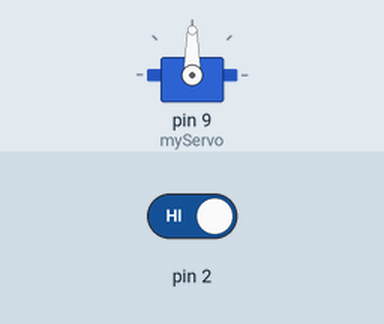
A sketch run on a simulated Arduino Uno, built with avr-gcc and run on an emulated ATmega328P. Parts: servo. Inputs (shaded band) come from the test bench; at power-on: pin 2 HIGH.

Above: at 4.8 s.
4.9 s: pin 2 driven LOW
At 6.6 s:
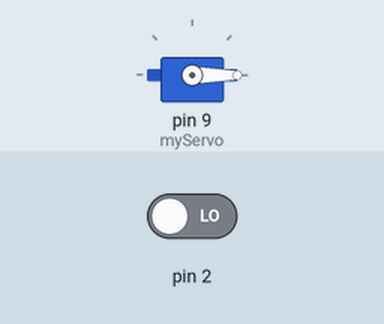
7.6 s: pin 2 driven HIGH
At 8.5 s:
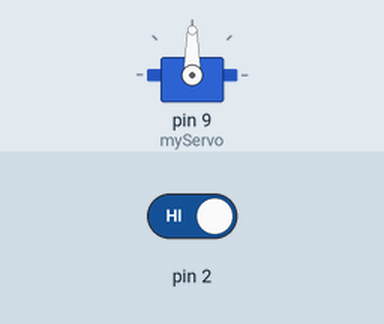
Timing chart, 0 to 10.6 s (numbered marks = the images above; inputs shaded):
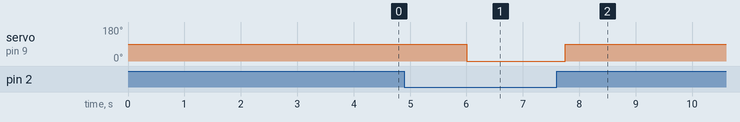

Measured:
- after the input at 4.9 s, servo on pin 9 (myServo): 90° → 0° after 1.1 s
- after the input at 7.6 s, servo on pin 9 (myServo): 0° → 90° after 0.15 s

The sketch:

servoButton.ino
```cpp
#include <Servo.h>

Servo myServo;
int switchState = 0;
int const ANGLE = 90;

void setup() {
  // Switch connected to 2
  pinMode(2, INPUT);
  // Servo connected to 9
  myServo.attach(9);
}

void loop() {
  // Check if switch pushed
  switchState = digitalRead(2);
  if (switchState == LOW) {
    delay(250);
  }
  else {
    myServo.write(ANGLE); // turn the servo
    delay(2000); // wait 2 sec
    myServo.write(0); // return to initial position
  }
}
```
